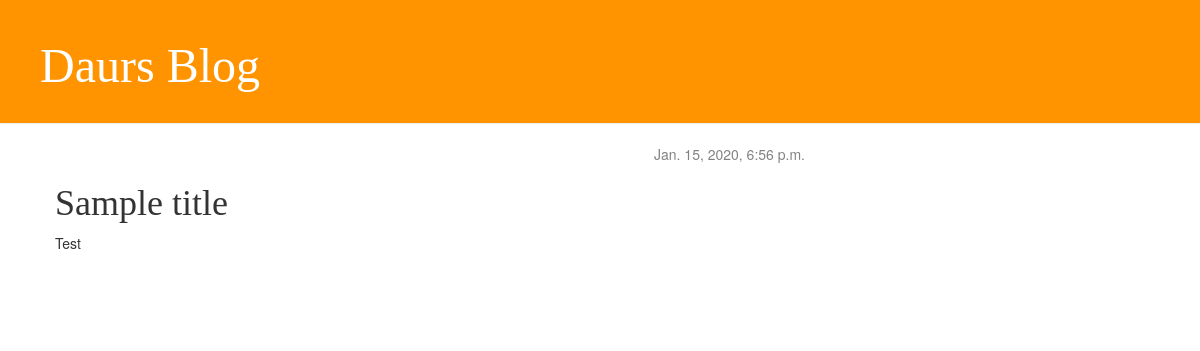
Page /post/4/ on the earlier database version.
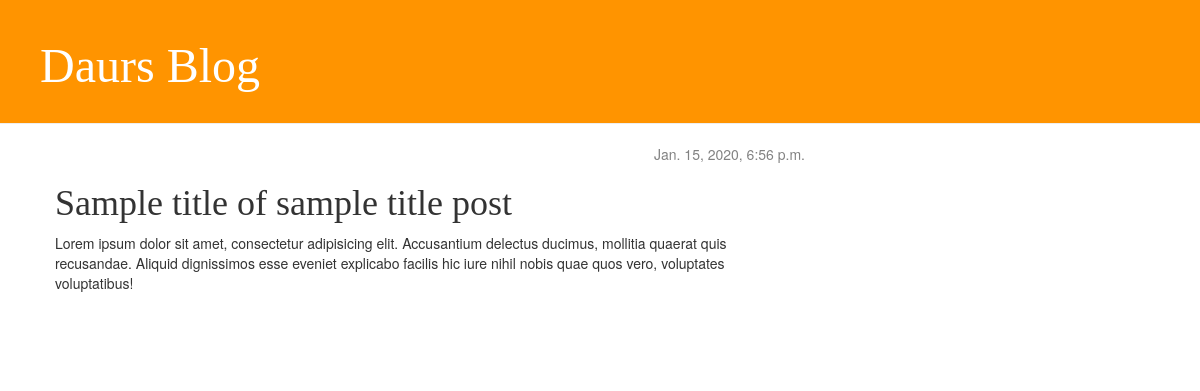
Same page on the later database version.
### blog/models.py (models this page shows, shortened)
class Post(models.Model):
    author = models.ForeignKey(settings.AUTH_USER_MODEL, on_delete=models.CASCADE)
    title = models.CharField(max_length=200)
    text = models.TextField()
    created_date = models.DateTimeField(default=timezone.now)
    published_date = models.DateTimeField(blank=True, null=True)

### blog/views.py (the view)
# urls.py: path('post/<int:pk>/', views.post_detail, name='post_detail'),
def post_detail(request, pk):
    post = get_object_or_404(Post, pk=pk)
    return render(request, 'blog/post_detail.html', {'post': post})

### blog/templates/blog/post_detail.html (shortened to what this page needs)
{% extends 'blog/base.html' %}
{% block content %}
    <div class="post">
        {% if post.published_date %}
            <div class="date">
                {{ post.published_date }}
            </div>
        {% endif %}
        <h1>{{ post.title }}</h1>
        <p>{{ post.text|linebreaksbr }}</p>
    </div>
{% endblock %}

Differences in the rows shown:
changed Post: title "Sample title" → "Sample title of sample title post"; text "Test" → "Lorem ipsum dolor sit amet, consectetur adipisicing elit. Accusantium delectus ducimus, mollitia quaerat quis recusandae. Aliquid dignissimos esse eveniet explicabo facilis hic iure nihil nobis quae quos vero, voluptates voluptatibus!"
